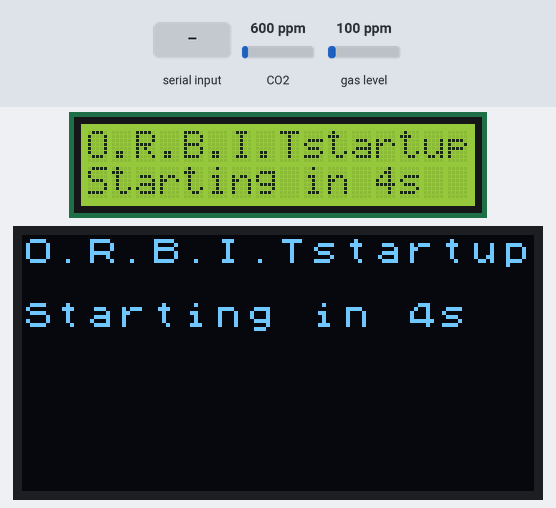
Recording of a sketch running on a simulated Arduino Uno, built with avr-gcc and run on an emulated ATmega328P. On the bench: 16×2 character LCD, 128×64 one-colour display. Inputs (shaded band) come from the test bench; at power-on: gas level 100 ppm, CO2 600 ppm. What the sketch prints to the serial monitor is not drawn.

Above: at 2.1 s.
2.2 s: "SW=1\n" received over the second serial link
9.0 s: gas level set to 188 ppm
At 17.8 s:
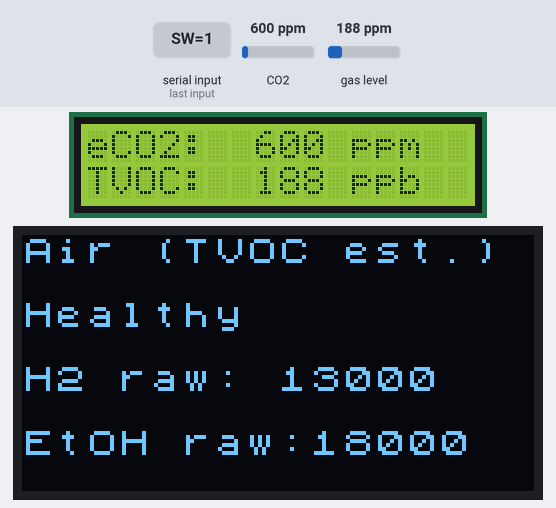
18.1 s: gas level set to 218 ppm
At 20.4 s:
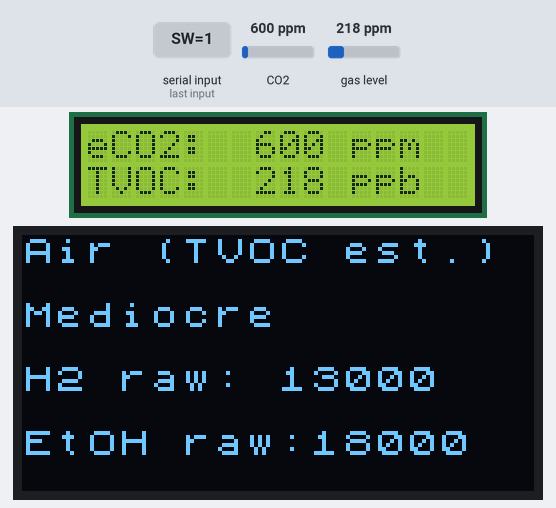
21.0 s: "SW=0\n" received over the second serial link
At 21.7 s:
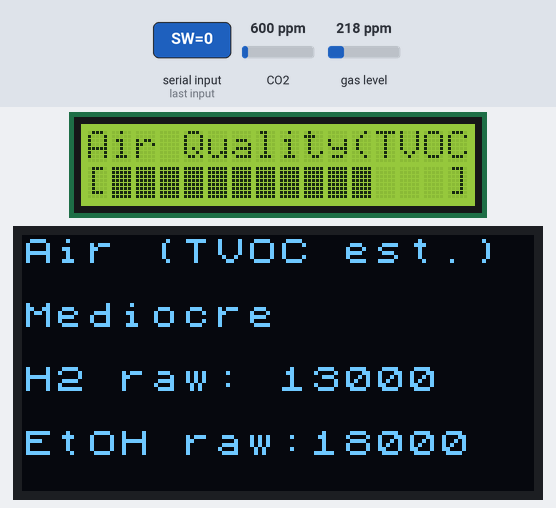
22.5 s: gas level set to 20 ppm
At 23.8 s:
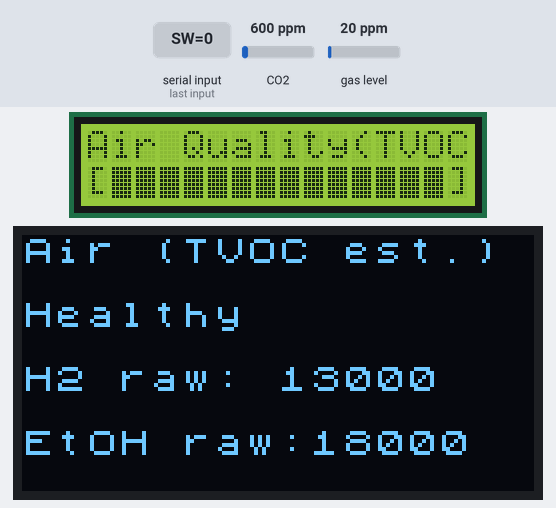
24.5 s: gas level set to 500 ppm
At 26.0 s:
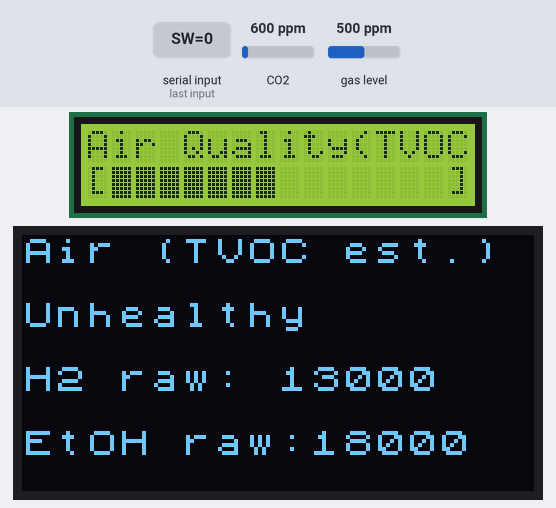
Timing chart, 0 to 27.5 s (numbered marks = the images above; inputs shaded):
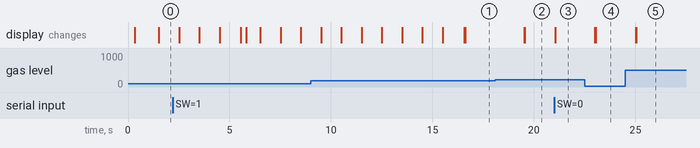

The sketch:

ORBIT_SGP30_Uno.ino
```cpp
/* ORBIT - Uno R3 / SGP30 / 16x2 I2C LCD / SSD1306 128x64 OLED
   SDA=A4, SCL=A5. LCD switch is on MEGA D23 to GND, received over serial.
   Uno D10=RX, D11=TX, 9600 baud. D5 is no longer used.
   Retains last received LCD view if Mega disconnects; defaults to bar at boot.
   Reports SGP30 readings and I2C idle-line diagnostics to the Mega.
   No Mega firmware change is required for switch control or ACK status.
   Addresses: LCD 0x27, OLED 0x3C, SGP30 0x58.
   Libraries: Adafruit SGP30 (+ dependencies), LiquidCrystal I2C
   by Frank de Brabander, U8g2 by oliver.
   U8x8 text mode avoids a full OLED framebuffer on the Uno.
   eCO2 is an estimate, not a direct CO2 measurement.
   OLED shows a custom TVOC-based status, then raw H2 and raw ethanol.
   Labels are a rough VOC indicator, NOT a health/safety assessment.
   Custom bands: Healthy <200 ppb; Mediocre 200-499; Unhealthy >=500.
   These are UI thresholds, not official AQI or exposure limits.
   Switch OFF: relative TVOC load bar, 0-1000 ppb. ON: LCD eCO2/TVOC.
   Changed-character writes prevent blanking/flicker during updates.
   The startup display lasts 5 seconds; sensor conditioning continues separately.
   The first 16 seconds are marked warming, not Healthy or calibrated.
*/
#include <Arduino.h>
#include <stdio.h>
#include <string.h>
#include <SoftwareSerial.h>
#include <avr/pgmspace.h>
#include <Wire.h>
#include <LiquidCrystal_I2C.h>
#include <Adafruit_SGP30.h>
#include <U8x8lib.h>

LiquidCrystal_I2C lcd(0x27, 16, 2);
U8X8_SSD1306_128X64_NONAME_HW_I2C oled(U8X8_PIN_NONE);
Adafruit_SGP30 sgp;

const unsigned long STARTUP_MS = 5000UL;
const unsigned long SENSOR_WARMUP_MS = 16000UL;
bool sensorOK = false, readingOK = false, oledOK = false;
bool switchState = HIGH;
unsigned long startedAt=0, lastSample=0, lastDraw=0;
uint16_t tvoc = 0, eco2 = 400, rawH2 = 0, rawEthanol = 0;
bool rawOK = false;
char lcdCache[2][16] = {};
char oledCache[4][16] = {};
// Inverse TVOC bar: more filled blocks means fewer detected VOCs.
// This is not an official AQI or a safety assessment.
const uint16_t BAR_MAX_PPB = 1000;
// Adjustable UI thresholds; SGP30 does not determine whether air is safe.
const uint16_t TVOC_MEDIOCRE_PPB = 200;
const uint16_t TVOC_UNHEALTHY_PPB = 500;
const char* airQualityStatus() {
  if(tvoc >= TVOC_UNHEALTHY_PPB) return "Unhealthy";
  if(tvoc >= TVOC_MEDIOCRE_PPB) return "Mediocre";
  return "Healthy";
}
byte fullBlock[8] = {31,31,31,31,31,31,31,31};

// Mega link: Uno D10 RX <- Mega D18 TX1 (or D14 TX3).
//            Uno D11 TX -> Mega D19 RX1 (or D15 RX3); common GND.
// Do NOT join the boards' I2C buses. The Uno's sensor/display bus stays A4/A5.
const byte MEGA_RX=10, MEGA_TX=11;
SoftwareSerial megaLink(MEGA_RX,MEGA_TX);
char command[20]={0};
byte commandLength=0;
bool discardCommand=false,replyPending=false,displayDirty=false;
bool sampleActive=false,haveMega=false,busTimeoutSeen=false;
unsigned long lastRxByte=0,lastMegaCommand=0,lastReply=0;
uint16_t rxOverflows=0,badCommands=0;

// Version 1 protocol, 9600 baud, ASCII lines terminated with '\n':
// Receive SW=0 (bar view), SW=1 (numeric view). Mega debounces D23.
// Receive SAMPLE=0/1 (Mega fan state only; SGP30 still measures each second).
// Reply after input has been quiet for 25 ms, at most once per 200 ms:
// ACK
// SGP,1,initOK,iaqOK,rawOK,warming,eco2ppm,tvocppb,rawH2,rawEthanol
// BUS,1,sdaIdle,sclIdle,timeoutEver,rxOverflows,badCommands
// CTRL,1,switchOn,sampleActive
// -1 in a measurement field means INVALID, never an old reading passed as fresh.
// BUS levels are shared-I2C IDLE snapshots, NOT decoded SDA/SCL traffic.
// HIGH/HIGH alone does not prove the sensor is healthy; check SGP flags.
// timeoutEver latches until reset; counters saturate at 65535.
// Current Mega understands ACK; future firmware can parse the other lines.
// Reply-only scheduling avoids continuous TX on half-duplex SoftwareSerial.
// Mega repeats state each second, recovering a command lost during a reply.
void incrementCounter(uint16_t &value) {if(value<65535U) ++value;}

void acceptMegaCommand() {
  command[commandLength]=0;
  bool recognized=true;
  if(strcmp(command,"SW=0")==0 || strcmp(command,"SW=1")==0) {
    // Preserve the existing LCD code's electrical convention: LOW = ON.
    bool newState=command[3]=='1'?LOW:HIGH;
    if(switchState!=newState) {switchState=newState;displayDirty=true;}
  } else if(strcmp(command,"SAMPLE=0")==0 || strcmp(command,"SAMPLE=1")==0) {
    sampleActive=command[7]=='1';
  } else recognized=false;
  if(recognized) {haveMega=true;lastMegaCommand=millis();replyPending=true;}
  else if(commandLength) incrementCounter(badCommands);
}
void receiveMega() {
  unsigned long now=millis();
  if(megaLink.overflow()) {
    incrementCounter(rxOverflows);commandLength=0;discardCommand=true;
  }
  if(commandLength && now-lastRxByte>150UL) {
    commandLength=0;discardCommand=true;incrementCounter(badCommands);
  }
  byte budget=64;
  while(budget-- && megaLink.available()) {
    char ch=megaLink.read();lastRxByte=millis();
    if(ch=='\r') continue;
    if(ch=='\n') {
      if(!discardCommand) acceptMegaCommand();
      commandLength=0;discardCommand=false;
    } else if(!discardCommand) {
      if(commandLength<sizeof(command)-1) command[commandLength++]=ch;
      else {commandLength=0;discardCommand=true;incrementCounter(badCommands);}
    }
  }
}
void sendDiagnostics() {
#if defined(WIRE_HAS_TIMEOUT)
  if(Wire.getWireTimeoutFlag()) {busTimeoutSeen=true;Wire.clearWireTimeoutFlag();}
#endif
  unsigned long now=millis();
  if(!replyPending || megaLink.available() || now-lastRxByte<25UL || now-lastReply<200UL) return;
  // No I2C transaction is active here. Read levels without changing pin modes.
  byte sdaIdle=digitalRead(A4),sclIdle=digitalRead(A5);
  bool iaqValid=sensorOK && readingOK && now-lastSample<2500UL;
  bool rawValid=sensorOK && rawOK && now-lastSample<2500UL;
  char line[72];
  megaLink.print(F("ACK\n"));
  snprintf_P(line,sizeof(line),PSTR("SGP,1,%u,%u,%u,%u,%ld,%ld,%ld,%ld\n"),
    (unsigned)sensorOK,(unsigned)iaqValid,(unsigned)rawValid,
    (unsigned)(now-startedAt<SENSOR_WARMUP_MS),
    iaqValid?(long)eco2:-1L,iaqValid?(long)tvoc:-1L,
    rawValid?(long)rawH2:-1L,rawValid?(long)rawEthanol:-1L);
  megaLink.print(line);
  snprintf_P(line,sizeof(line),PSTR("BUS,1,%u,%u,%u,%u,%u\n"),
    (unsigned)sdaIdle,(unsigned)sclIdle,(unsigned)busTimeoutSeen,
    (unsigned)rxOverflows,(unsigned)badCommands);
  megaLink.print(line);
  snprintf_P(line,sizeof(line),PSTR("CTRL,1,%u,%u\n"),
    (unsigned)(switchState==LOW),(unsigned)sampleActive);
  megaLink.print(line);
  replyPending=false;lastReply=millis();
}


bool responds(byte address) {
  Wire.beginTransmission(address);
  return Wire.endTransmission() == 0;
}

// Write only characters that changed; never erase a row before repainting it.
// Padding removes old trailing digits when a reading gets shorter.
void lcdRow(byte row, const char *text) {
  bool ended = false;
  for (byte col = 0; col < 16; ++col) {
    char ch = ' ';
    if (!ended) {
      if (*text) ch = *text++;
      else ended = true;
    }
    if (lcdCache[row][col] != ch) {
      lcd.setCursor(col, row);
      lcd.write((uint8_t)ch);
      lcdCache[row][col] = ch;
    }
  }
}

void oledRow(byte slot, const char *text) {
  if (!oledOK) return;
  bool ended = false;
  for (byte col = 0; col < 16; ++col) {
    char ch = ' ';
    if (!ended) {
      if (*text) ch = *text++;
      else ended = true;
    }
    if (oledCache[slot][col] != ch) {
      oled.setCursor(col, slot * 2);
      oled.write((uint8_t)ch);
      oledCache[slot][col] = ch;
    }
  }
}

void startup(unsigned long elapsed) {
  unsigned long remaining=elapsed<STARTUP_MS?(STARTUP_MS-elapsed+999UL)/1000UL:0;
  char line[17];
  snprintf_P(line,sizeof(line),PSTR("Starting in %lus"),remaining);
  lcdRow(0,"O.R.B.I.Tstartup");
  lcdRow(1,line);
  oledRow(0,"O.R.B.I.Tstartup");
  oledRow(1,line);
  oledRow(2,"");
  oledRow(3,"");
}

void showReadings() {
  char line[17];
  if (!sensorOK || !readingOK) {
    lcdRow(0, "SGP30 ERROR");
    lcdRow(1, sensorOK ? "Read failed" : "Check / reset");
    oledRow(0, "Air (TVOC est.)");
    oledRow(1, "Sensor error");
  } else if(millis()-startedAt<SENSOR_WARMUP_MS) {
    lcdRow(0,"SGP30 warming up");
    unsigned long left=(SENSOR_WARMUP_MS-(millis()-startedAt)+999UL)/1000UL;
    snprintf_P(line,sizeof(line),PSTR("Wait %lus"),left);
    lcdRow(1,line);
    oledRow(0,"Air (TVOC est.)");oledRow(1,"Warming up");
  } else {
    if (switchState == HIGH) {
      // Fourteen segments: full at 0 ppb, empty at 1000 ppb and above.
      lcdRow(0, "Air Quality(TVOC)");
      byte blocks = tvoc >= BAR_MAX_PPB ? 0 : 14 - uint32_t(tvoc) * 14UL / BAR_MAX_PPB;
      line[0] = '[';
      for (byte i = 0; i < 14; ++i) line[i+1] = i < blocks ? char(1) : ' ';
      line[15] = ']'; line[16] = '\0';
      lcdRow(1, line);
    } else {
      snprintf_P(line, sizeof(line), PSTR("eCO2:%5u ppm"), (unsigned int)eco2);
      lcdRow(0, line);
      snprintf_P(line, sizeof(line), PSTR("TVOC:%5u ppb"), (unsigned int)tvoc);
      lcdRow(1, line);
    }
    oledRow(0, "Air (TVOC est.)");
    oledRow(1, airQualityStatus());
  }
  // Raw signals are unitless sensor outputs, not gas concentrations.
  if (rawOK) {
    snprintf_P(line, sizeof(line), PSTR("H2 raw: %5u"), (unsigned int)rawH2);
    oledRow(2, line);
    snprintf_P(line, sizeof(line), PSTR("EtOH raw:%5u"), (unsigned int)rawEthanol);
    oledRow(3, line);
  } else {
    oledRow(2, "H2 raw: --");
    oledRow(3, "EtOH raw: --");
  }
}

void setup() {
  Serial.begin(115200);
  megaLink.begin(9600);
  megaLink.listen();
  Wire.begin();
  Wire.setClock(100000);
#if defined(WIRE_HAS_TIMEOUT)
  Wire.setWireTimeout(25000, true);
#endif
  lcd.init(); lcd.backlight(); lcd.createChar(1, fullBlock);
  oledOK = responds(0x3C);
  if (oledOK) {
    oled.setI2CAddress(0x3C << 1);
    oled.setBusClock(100000);
    oled.begin();
    oled.setFont(u8x8_font_chroma48medium8_r);
    oled.clearDisplay();
  }
  startup(0);
  Serial.println(F("ORBIT SGP30 UNO - A4/A5 I2C; D10 RX/D11 TX; switch from Mega"));
  sensorOK = sgp.begin();
  Serial.println(sensorOK ? F("SGP30 initialized") : F("SGP30 init FAILED: check wiring/power, then reset"));
  startedAt = millis();
  lastSample = startedAt;
  lastDraw = startedAt;
  // Commands buffered during initialization are handled by loop().
}

void loop() {
  unsigned long now = millis();
  receiveMega();
  sendDiagnostics();
  now=millis();
  bool changed=displayDirty;displayDirty=false;
  // Keep measuring every second, including during the startup animation.
  if (sensorOK && now - lastSample >= 1000UL) {
    lastSample = now;
    readingOK = sgp.IAQmeasure();
    if (readingOK) {
      tvoc = sgp.TVOC; eco2 = sgp.eCO2;
      Serial.print(F("TVOC: ")); Serial.print(tvoc);
      Serial.print(F(" ppb | eCO2: ")); Serial.print(eco2); Serial.println(F(" ppm"));
    } else Serial.println(F("SGP30 measurement FAILED"));
    rawOK = sgp.IAQmeasureRaw();
    if (rawOK) {
      rawH2 = sgp.rawH2;
      rawEthanol = sgp.rawEthanol;
    } else Serial.println(F("SGP30 raw measurement FAILED"));
  }
  receiveMega();
  if(displayDirty) {changed=true;displayDirty=false;}
  sendDiagnostics();
  now=millis();
  static bool startupFinished = false;
  if (now - startedAt < STARTUP_MS) {
    if (now - lastDraw >= 200UL) { lastDraw = now; startup(now - startedAt); }
    return;
  }
  if (!startupFinished) {
    startupFinished = true; changed = true;
  }
  if (changed || now - lastDraw >= 1000UL) { lastDraw = now; showReadings(); }
}
```

Measured:
- the behaviour switches between 199 and 200 ppm on gas level (found by bisection; images 1 and 2)
- after the input at 18.1 s, the display: first changes after 1.4 s (image 2 shows a later state)
- after the input at 21.0 s, the display: changes after 0.06 s (image 3)
- after the input at 22.5 s, the display: first changes after 0.51 s (image 4 shows a later state)
- after the input at 24.5 s, the display: first changes after 0.52 s (image 5 shows a later state)
